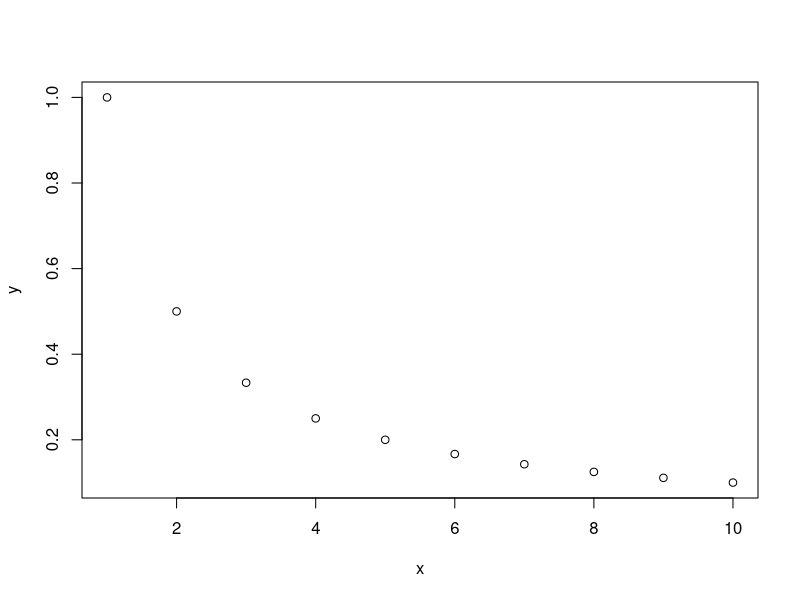

Generate this figure with R:
## ---- chunk 1
knitr::opts_chunk$set(echo = TRUE)
## ---- chunk 2
1 + 1 < 0
## ---- chunk 3
x <- 1:10
y <- 1/x
plot(x,y)
## ---- chunk 4
sessionInfo()
